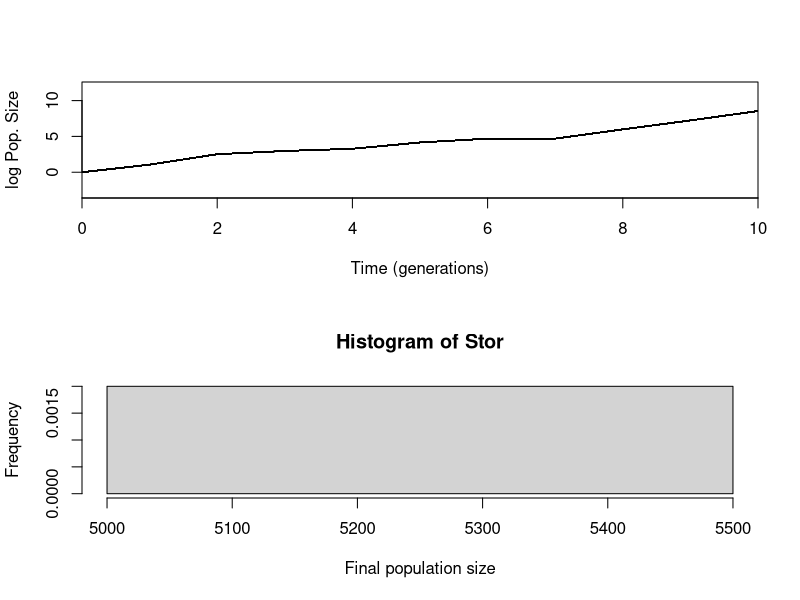

This figure's R source: (Note: this script raises an error after producing the figure.)
## ---- chunk 1
knitr::opts_chunk$set(fig.width=9, fig.height=9,
                      error=TRUE, echo=TRUE, eval=TRUE, warning=FALSE, message=FALSE)
## ---- chunk 2
#Declaring parameter values
lambda = 2.0;
Rlzns = 10000;
StDev = 0.5;
TimeSteps = 10;
InitN = 1.0;

#Declaring that N and Stor are vectors
N <- numeric();
Stor <- numeric();

#When we plot N vs t, it is helpful to have t already holding the values of time
t = c(0:(TimeSteps));
# create random variable epsilon with mean 0 and standard deviation of 0.5
eps <- rnorm(Rlzns, mean = 0, sd = StDev)


#We are going to plot two graphs, the next line sets that up for us
par(mfrow=c(2,1));


for(j in 1:Rlzns){ #This is a for loop, so that we can plot many realizations
	N[1] = InitN #1. Change this line so that N[1] gets the initial value of N
	for(i in 2:(TimeSteps+1)){ #This for loop iterates the model over the number of time steps. 
		N[i] = lambda*exp(eps[i-1])*N[i-1] #2. Change this line so that N[i] is the new value of the population size
	  print(N[i])
	}
		
	Stor[j] = N[i] #3. Change this line so that Store gets the LAST value of N

	if(j==1){ #For the first realization, we use "plot"
			plot(t,log(N),type="l",xaxs="i",ylim=c(-3,12),xlim=c(0,10),xlab="Time (generations)",ylab="log Pop. Size");
	}else{ #For subsequent realizations, we use "lines", to add lines to the original plot
			lines(t,log(N));	
	}
}

#Next line is a function that plots a straight line, with intercept "a" and slope "b"
abline(a=,b=,col="RED",lwd=4); #4. Ca
	
#Plot a histogram of the population sizes in "Stor"
hist(Stor,freq=FALSE,breaks=200,right=TRUE,xlab="Final population size",ylab="Frequency")
#Create a vector "x"...
x = seq(from=-20,to=20,by=0.1);
TheoryAvg =  #5.  Insert the theoretical expectation expression here 
TheoryVar = #6. Insert the theoretical variance expression here
#Calculate the probability distribution function of a normal distribution using the theoretical expectation and variance
Dist = dnorm(x,mean=TheoryAvg,sd=TheoryVar^(0.5));
#Plot the distribution function
lines(x,Dist,lwd=1,col="RED");
